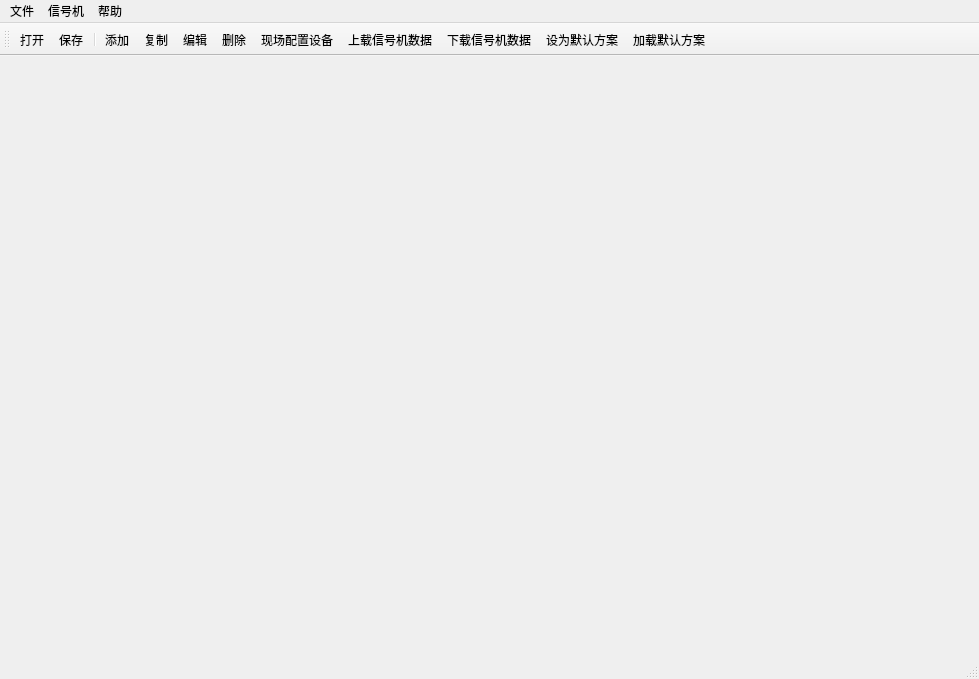
<?xml version="1.0" encoding="UTF-8"?>
<ui version="4.0">
 <class>MainWindowClass</class>
 <widget class="QMainWindow" name="MainWindowClass">
  <property name="geometry">
   <rect>
    <x>0</x>
    <y>0</y>
    <width>979</width>
    <height>679</height>
   </rect>
  </property>
  <property name="windowTitle">
   <string>MainWindow</string>
  </property>
  <property name="windowIcon">
   <iconset resource="mainwindow.qrc">
    <normaloff>:/ToolBar/window</normaloff>:/ToolBar/window</iconset>
  </property>
  <property name="styleSheet">
   <string notr="true"/>
  </property>
  <widget class="QWidget" name="centralWidget"/>
  <widget class="QMenuBar" name="menuBar">
   <property name="geometry">
    <rect>
     <x>0</x>
     <y>0</y>
     <width>979</width>
     <height>23</height>
    </rect>
   </property>
   <widget class="QMenu" name="menuFile">
    <property name="title">
     <string>文件</string>
    </property>
    <addaction name="actionOpen"/>
    <addaction name="separator"/>
    <addaction name="localFileSaveAction"/>
    <addaction name="localFileSaveAsAction"/>
    <addaction name="actionSave"/>
    <addaction name="actionSave_As"/>
    <addaction name="separator"/>
    <addaction name="saveDefAction"/>
    <addaction name="loadDefAction"/>
    <addaction name="separator"/>
    <addaction name="actionExit"/>
   </widget>
   <widget class="QMenu" name="menuEdit">
    <property name="title">
     <string>信号机</string>
    </property>
    <addaction name="netFrontAction"/>
    <addaction name="upLoadAction"/>
    <addaction name="downLoadAction"/>
   </widget>
   <widget class="QMenu" name="menu">
    <property name="title">
     <string>帮助</string>
    </property>
    <addaction name="aboutAction"/>
   </widget>
   <addaction name="menuFile"/>
   <addaction name="menuEdit"/>
   <addaction name="menu"/>
  </widget>
  <widget class="QStatusBar" name="statusBar"/>
  <widget class="QToolBar" name="mainToolBar">
   <attribute name="toolBarArea">
    <enum>TopToolBarArea</enum>
   </attribute>
   <attribute name="toolBarBreak">
    <bool>false</bool>
   </attribute>
   <addaction name="actionOpen"/>
   <addaction name="localFileSaveAction"/>
   <addaction name="separator"/>
   <addaction name="actionAdd"/>
   <addaction name="actionCopy"/>
   <addaction name="actionEdit"/>
   <addaction name="actionDelete"/>
   <addaction name="netFrontAction"/>
   <addaction name="upLoadAction"/>
   <addaction name="downLoadAction"/>
   <addaction name="saveDefAction"/>
   <addaction name="loadDefAction"/>
  </widget>
  <action name="actionOpen">
   <property name="icon">
    <iconset resource="mainwindow.qrc">
     <normaloff>:/ToolBar/fileopen</normaloff>:/ToolBar/fileopen</iconset>
   </property>
   <property name="text">
    <string>打开...</string>
   </property>
  </action>
  <action name="actionSave">
   <property name="icon">
    <iconset resource="mainwindow.qrc">
     <normaloff>:/ToolBar/filesave</normaloff>:/ToolBar/filesave</iconset>
   </property>
   <property name="text">
    <string>保存VISSIM</string>
   </property>
  </action>
  <action name="actionSave_As">
   <property name="icon">
    <iconset resource="mainwindow.qrc">
     <normaloff>:/ToolBar/filesave</normaloff>:/ToolBar/filesave</iconset>
   </property>
   <property name="text">
    <string>另存为VISSIM...</string>
   </property>
  </action>
  <action name="actionExit">
   <property name="icon">
    <iconset resource="mainwindow.qrc">
     <normaloff>:/ToolBar/exit</normaloff>:/ToolBar/exit</iconset>
   </property>
   <property name="text">
    <string>退出</string>
   </property>
  </action>
  <action name="actionAdd">
   <property name="icon">
    <iconset resource="mainwindow.qrc">
     <normaloff>:/ToolBar/add</normaloff>:/ToolBar/add</iconset>
   </property>
   <property name="text">
    <string>添加</string>
   </property>
   <property name="toolTip">
    <string>添加</string>
   </property>
  </action>
  <action name="actionCopy">
   <property name="icon">
    <iconset resource="mainwindow.qrc">
     <normaloff>:/ToolBar/copy</normaloff>:/ToolBar/copy</iconset>
   </property>
   <property name="text">
    <string>复制</string>
   </property>
   <property name="toolTip">
    <string>复制并添加一行</string>
   </property>
  </action>
  <action name="actionEdit">
   <property name="icon">
    <iconset resource="mainwindow.qrc">
     <normaloff>:/ToolBar/edit</normaloff>:/ToolBar/edit</iconset>
   </property>
   <property name="text">
    <string>编辑</string>
   </property>
   <property name="toolTip">
    <string>编辑选项</string>
   </property>
  </action>
  <action name="actionDelete">
   <property name="icon">
    <iconset resource="mainwindow.qrc">
     <normaloff>:/ToolBar/delete</normaloff>:/ToolBar/delete</iconset>
   </property>
   <property name="text">
    <string>删除</string>
   </property>
   <property name="toolTip">
    <string>删除一行</string>
   </property>
  </action>
  <action name="upLoadAction">
   <property name="icon">
    <iconset resource="mainwindow.qrc">
     <normaloff>:/ToolBar/upload</normaloff>:/ToolBar/upload</iconset>
   </property>
   <property name="text">
    <string>上载信号机数据</string>
   </property>
  </action>
  <action name="downLoadAction">
   <property name="icon">
    <iconset resource="mainwindow.qrc">
     <normaloff>:/ToolBar/down</normaloff>:/ToolBar/down</iconset>
   </property>
   <property name="text">
    <string>下载信号机数据</string>
   </property>
  </action>
  <action name="netFrontAction">
   <property name="icon">
    <iconset resource="mainwindow.qrc">
     <normaloff>:/ToolBar/signal</normaloff>:/ToolBar/signal</iconset>
   </property>
   <property name="text">
    <string>现场配置设备</string>
   </property>
  </action>
  <action name="aboutAction">
   <property name="text">
    <string>关于</string>
   </property>
  </action>
  <action name="saveDefAction">
   <property name="icon">
    <iconset resource="mainwindow.qrc">
     <normaloff>:/ToolBar/savedefault</normaloff>:/ToolBar/savedefault</iconset>
   </property>
   <property name="text">
    <string>设为默认方案</string>
   </property>
  </action>
  <action name="loadDefAction">
   <property name="icon">
    <iconset resource="mainwindow.qrc">
     <normaloff>:/ToolBar/loaddefault</normaloff>:/ToolBar/loaddefault</iconset>
   </property>
   <property name="text">
    <string>加载默认方案</string>
   </property>
  </action>
  <action name="localFileSaveAction">
   <property name="icon">
    <iconset resource="mainwindow.qrc">
     <normaloff>:/ToolBar/localSave</normaloff>:/ToolBar/localSave</iconset>
   </property>
   <property name="text">
    <string>保存</string>
   </property>
   <property name="shortcut">
    <string>Ctrl+S</string>
   </property>
  </action>
  <action name="localFileSaveAsAction">
   <property name="icon">
    <iconset resource="mainwindow.qrc">
     <normaloff>:/ToolBar/localSave</normaloff>:/ToolBar/localSave</iconset>
   </property>
   <property name="text">
    <string>另存为....</string>
   </property>
  </action>
 </widget>
 <layoutdefault spacing="6" margin="11"/>
 <resources>
  <include location="mainwindow.qrc"/>
 </resources>
 <connections/>
 <slots>
  <slot>addOption()</slot>
 </slots>
</ui>
